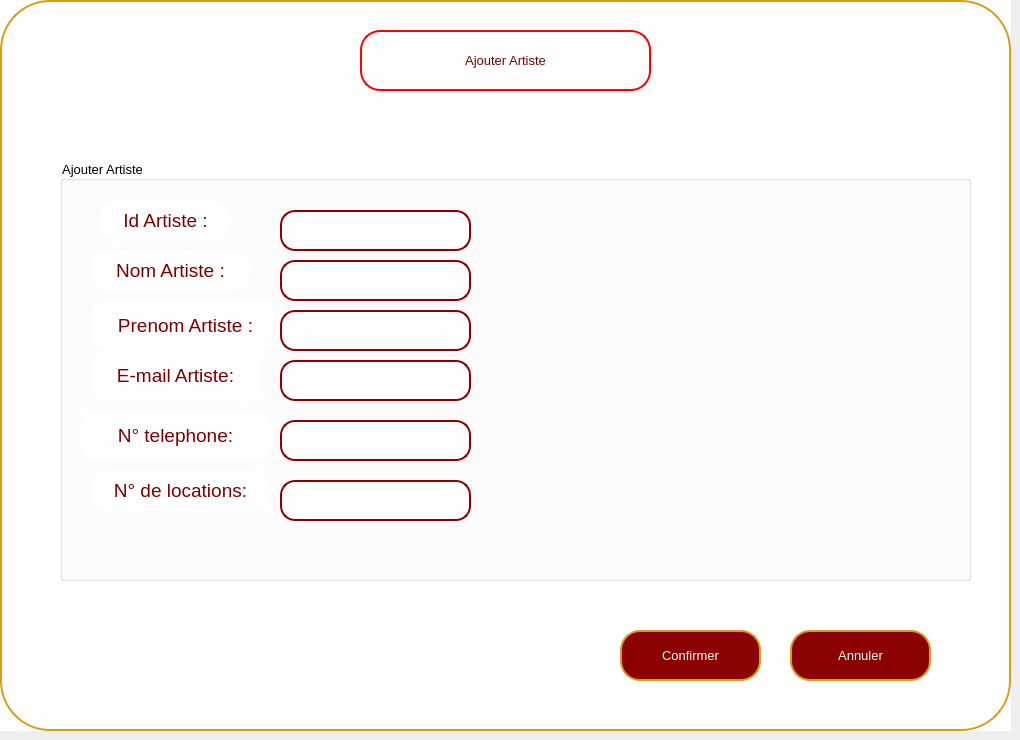
    <widget class="QWidget" name="ajoutartistepage">
     <widget class="QWidget" name="widget_2" native="true">
      <property name="geometry">
       <rect>
        <x>0</x>
        <y>0</y>
        <width>1011</width>
        <height>731</height>
       </rect>
      </property>
      <property name="font">
       <font>
        <pointsize>10</pointsize>
       </font>
      </property>
      <property name="styleSheet">
       <string notr="true">background-color: rgb(255, 255, 255);</string>
      </property>
      <widget class="QPushButton" name="pushButton_34">
       <property name="geometry">
        <rect>
         <x>0</x>
         <y>0</y>
         <width>1011</width>
         <height>731</height>
        </rect>
       </property>
       <property name="styleSheet">
        <string notr="true">/*QPushButton {
    background-color: white;
    color: darkred;
    border: 2px solid darkred;
    border-radius: 50px; 
    padding: 10px; 
}*/
QPushButton {
    background-color: white;
    color: darkred;
    border: 2px solid rgb(215, 157, 27);
    border-radius: 50px;
    padding: 10px; 
}</string>
       </property>
       <property name="text">
        <string/>
       </property>
      </widget>
      <widget class="QPushButton" name="b_confajout_arti">
       <property name="geometry">
        <rect>
         <x>620</x>
         <y>630</y>
         <width>141</width>
         <height>51</height>
        </rect>
       </property>
       <property name="font">
        <font>
         <pointsize>10</pointsize>
        </font>
       </property>
       <property name="styleSheet">
        <string notr="true">QPushButton {
    background-color: darkred;
    color: white;
    border: 2px solid rgb(215, 157, 27);
    border-radius: 20px; 
    padding: 10px; 
}

QPushButton:hover {
    background-color: rgb(215, 157, 27); 
}

QLineEdit {
    border: 2px solid darkred;
    border-radius: 15px; 
    padding: 5px; 
    color: white;
}

QLineEdit:focus {
    border: 2px solid darkred;
    border-radius: 15px; 
    padding: 5px; 
    color: white;
}
</string>
       </property>
       <property name="text">
        <string>Confirmer</string>
       </property>
      </widget>
      <widget class="QPushButton" name="retourartiste2">
       <property name="geometry">
        <rect>
         <x>790</x>
         <y>630</y>
         <width>141</width>
         <height>51</height>
        </rect>
       </property>
       <property name="font">
        <font>
         <pointsize>10</pointsize>
        </font>
       </property>
       <property name="styleSheet">
        <string notr="true">QPushButton {
    background-color: darkred;
    color: white;
    border: 2px solid rgb(215, 157, 27);
    border-radius: 20px; 
    padding: 10px; 
}

QPushButton:hover {
    background-color: rgb(215, 157, 27); 
}

QLineEdit {
    border: 2px solid darkred;
    border-radius: 15px; 
    padding: 5px; 
    color: white;
}

QLineEdit:focus {
    border: 2px solid darkred;
    border-radius: 15px; 
    padding: 5px; 
    color: white;
}
</string>
       </property>
       <property name="text">
        <string>Annuler</string>
       </property>
      </widget>
      <widget class="QPushButton" name="pushButton_10">
       <property name="geometry">
        <rect>
         <x>360</x>
         <y>30</y>
         <width>291</width>
         <height>61</height>
        </rect>
       </property>
       <property name="font">
        <font>
         <family>MS Shell Dlg 2</family>
         <pointsize>10</pointsize>
         <weight>50</weight>
         <italic>false</italic>
         <bold>false</bold>
        </font>
       </property>
       <property name="styleSheet">
        <string notr="true">QPushButton {
    background-color: white;
    color: rgb(125, 0, 0);
    border: 2px solid rgb(255, 0, 0); 
    border-radius: 20px; 
    padding: 10px; 
    transition: background-color 0.3s, color 0.3s; 
}
QPushButton:hover {
    background-color: rgb(215, 157, 27);
    color: white;
    border: 4px solid rgb(215, 157, 27); 
    outline: none; 
}</string>
       </property>
       <property name="text">
        <string>Ajouter Artiste</string>
       </property>
       <property name="icon">
        <iconset resource="src.qrc">
         <normaloff>:/src/ajoutfinale.png</normaloff>:/src/ajoutfinale.png</iconset>
       </property>
       <property name="iconSize">
        <size>
         <width>100</width>
         <height>50</height>
        </size>
       </property>
      </widget>
      <widget class="QGroupBox" name="groupBox">
       <property name="geometry">
        <rect>
         <x>60</x>
         <y>160</y>
         <width>911</width>
         <height>421</height>
        </rect>
       </property>
       <property name="title">
        <string>Ajouter Artiste</string>
       </property>
       <widget class="QPushButton" name="pushButton_29">
        <property name="geometry">
         <rect>
          <x>30</x>
          <y>190</y>
          <width>171</width>
          <height>51</height>
         </rect>
        </property>
        <property name="font">
         <font>
          <family>MS Shell Dlg 2</family>
          <pointsize>14</pointsize>
          <weight>50</weight>
          <italic>false</italic>
          <bold>false</bold>
         </font>
        </property>
        <property name="styleSheet">
         <string notr="true">QPushButton {
    color: rgb(125, 0, 0); 
    border-radius: 20px; 
    padding: 10px; 
    transition: background-color 0.3s, color 0.3s; 
}
</string>
        </property>
        <property name="text">
         <string>E-mail Artiste:</string>
        </property>
        <property name="icon">
         <iconset>
          <normaloff>../artistes/780575.png</normaloff>../artistes/780575.png</iconset>
        </property>
        <property name="iconSize">
         <size>
          <width>100</width>
          <height>50</height>
         </size>
        </property>
       </widget>
       <widget class="QPushButton" name="pushButton_30">
        <property name="geometry">
         <rect>
          <x>40</x>
          <y>40</y>
          <width>131</width>
          <height>41</height>
         </rect>
        </property>
        <property name="font">
         <font>
          <family>MS Shell Dlg 2</family>
          <pointsize>14</pointsize>
          <weight>50</weight>
          <italic>false</italic>
          <bold>false</bold>
         </font>
        </property>
        <property name="styleSheet">
         <string notr="true">QPushButton {
    color: rgb(125, 0, 0); 
    border-radius: 20px; 
    padding: 10px; 
    transition: background-color 0.3s, color 0.3s; 
}
</string>
        </property>
        <property name="text">
         <string>Id Artiste :</string>
        </property>
        <property name="icon">
         <iconset>
          <normaloff>../artistes/780575.png</normaloff>../artistes/780575.png</iconset>
        </property>
        <property name="iconSize">
         <size>
          <width>100</width>
          <height>50</height>
         </size>
        </property>
       </widget>
       <widget class="QPushButton" name="pushButton_31">
        <property name="geometry">
         <rect>
          <x>30</x>
          <y>90</y>
          <width>161</width>
          <height>41</height>
         </rect>
        </property>
        <property name="font">
         <font>
          <family>MS Shell Dlg 2</family>
          <pointsize>14</pointsize>
          <weight>50</weight>
          <italic>false</italic>
          <bold>false</bold>
         </font>
        </property>
        <property name="styleSheet">
         <string notr="true">QPushButton {
    color: rgb(125, 0, 0); 
    border-radius: 20px; 
    padding: 10px; 
    transition: background-color 0.3s, color 0.3s; 
}
</string>
        </property>
        <property name="text">
         <string>Nom Artiste :</string>
        </property>
        <property name="icon">
         <iconset>
          <normaloff>../artistes/780575.png</normaloff>../artistes/780575.png</iconset>
        </property>
        <property name="iconSize">
         <size>
          <width>100</width>
          <height>50</height>
         </size>
        </property>
       </widget>
       <widget class="QPushButton" name="pushButton_32">
        <property name="geometry">
         <rect>
          <x>30</x>
          <y>310</y>
          <width>181</width>
          <height>41</height>
         </rect>
        </property>
        <property name="font">
         <font>
          <family>MS Shell Dlg 2</family>
          <pointsize>14</pointsize>
          <weight>50</weight>
          <italic>false</italic>
          <bold>false</bold>
         </font>
        </property>
        <property name="styleSheet">
         <string notr="true">QPushButton {
    color: rgb(125, 0, 0); 
    border-radius: 20px; 
    padding: 10px; 
    transition: background-color 0.3s, color 0.3s; 
}
</string>
        </property>
        <property name="text">
         <string>N° de locations:</string>
        </property>
        <property name="icon">
         <iconset>
          <normaloff>../artistes/780575.png</normaloff>../artistes/780575.png</iconset>
        </property>
        <property name="iconSize">
         <size>
          <width>100</width>
          <height>50</height>
         </size>
        </property>
       </widget>
       <widget class="QPushButton" name="pushButton_33">
        <property name="geometry">
         <rect>
          <x>30</x>
          <y>140</y>
          <width>191</width>
          <height>51</height>
         </rect>
        </property>
        <property name="font">
         <font>
          <family>MS Shell Dlg 2</family>
          <pointsize>14</pointsize>
          <weight>50</weight>
          <italic>false</italic>
          <bold>false</bold>
         </font>
        </property>
        <property name="styleSheet">
         <string notr="true">QPushButton {
    color: rgb(125, 0, 0); 
    border-radius: 20px; 
    padding: 10px; 
    transition: background-color 0.3s, color 0.3s; 
}
</string>
        </property>
        <property name="text">
         <string>Prenom Artiste :</string>
        </property>
        <property name="icon">
         <iconset>
          <normaloff>../artistes/780575.png</normaloff>../artistes/780575.png</iconset>
        </property>
        <property name="iconSize">
         <size>
          <width>100</width>
          <height>50</height>
         </size>
        </property>
       </widget>
       <widget class="QPushButton" name="pushButton_35">
        <property name="geometry">
         <rect>
          <x>20</x>
          <y>250</y>
          <width>191</width>
          <height>51</height>
         </rect>
        </property>
        <property name="font">
         <font>
          <family>MS Shell Dlg 2</family>
          <pointsize>14</pointsize>
          <weight>50</weight>
          <italic>false</italic>
          <bold>false</bold>
         </font>
        </property>
        <property name="styleSheet">
         <string notr="true">QPushButton {
    color: rgb(125, 0, 0); 
    border-radius: 20px; 
    padding: 10px; 
    transition: background-color 0.3s, color 0.3s; 
}
</string>
        </property>
        <property name="text">
         <string>N° telephone:</string>
        </property>
        <property name="icon">
         <iconset>
          <normaloff>../artistes/780575.png</normaloff>../artistes/780575.png</iconset>
        </property>
        <property name="iconSize">
         <size>
          <width>100</width>
          <height>50</height>
         </size>
        </property>
       </widget>
       <widget class="QLineEdit" name="Idartist">
        <property name="geometry">
         <rect>
          <x>220</x>
          <y>50</y>
          <width>191</width>
          <height>41</height>
         </rect>
        </property>
        <property name="styleSheet">
         <string notr="true">QLineEdit {
    border: 2px solid darkred;
    border-radius: 15px; /* Make it larger for a circular shape */
    padding: 5px; /* Adjust as needed */
    color: grey;
}

QLineEdit:focus {
    border: 2px solid darkred;
    border-radius: 15px; /* Make it larger for a circular shape */
    padding: 5px; /* Adjust as needed */
    color: grey;
}</string>
        </property>
        <property name="text">
         <string/>
        </property>
       </widget>
       <widget class="QLineEdit" name="NomA">
        <property name="geometry">
         <rect>
          <x>220</x>
          <y>100</y>
          <width>191</width>
          <height>41</height>
         </rect>
        </property>
        <property name="styleSheet">
         <string notr="true">QLineEdit {
    border: 2px solid darkred;
    border-radius: 15px; /* Make it larger for a circular shape */
    padding: 5px; /* Adjust as needed */
    color: grey;
}

QLineEdit:focus {
    border: 2px solid darkred;
    border-radius: 15px; /* Make it larger for a circular shape */
    padding: 5px; /* Adjust as needed */
    color: grey;
}</string>
        </property>
        <property name="text">
         <string/>
        </property>
       </widget>
       <widget class="QLineEdit" name="PrenomA">
        <property name="geometry">
         <rect>
          <x>220</x>
          <y>150</y>
          <width>191</width>
          <height>41</height>
         </rect>
        </property>
        <property name="styleSheet">
         <string notr="true">QLineEdit {
    border: 2px solid darkred;
    border-radius: 15px; /* Make it larger for a circular shape */
    padding: 5px; /* Adjust as needed */
    color: grey;
}

QLineEdit:focus {
    border: 2px solid darkred;
    border-radius: 15px; /* Make it larger for a circular shape */
    padding: 5px; /* Adjust as needed */
    color: grey;
}</string>
        </property>
        <property name="text">
         <string/>
        </property>
       </widget>
       <widget class="QLineEdit" name="MailA">
        <property name="geometry">
         <rect>
          <x>220</x>
          <y>200</y>
          <width>191</width>
          <height>41</height>
         </rect>
        </property>
        <property name="styleSheet">
         <string notr="true">QLineEdit {
    border: 2px solid darkred;
    border-radius: 15px; /* Make it larger for a circular shape */
    padding: 5px; /* Adjust as needed */
    color: grey;
}

QLineEdit:focus {
    border: 2px solid darkred;
    border-radius: 15px; /* Make it larger for a circular shape */
    padding: 5px; /* Adjust as needed */
    color: grey;
}</string>
        </property>
        <property name="text">
         <string/>
        </property>
       </widget>
       <widget class="QLineEdit" name="NtlfnA">
        <property name="geometry">
         <rect>
          <x>220</x>
          <y>260</y>
          <width>191</width>
          <height>41</height>
         </rect>
        </property>
        <property name="styleSheet">
         <string notr="true">QLineEdit {
    border: 2px solid darkred;
    border-radius: 15px; /* Make it larger for a circular shape */
    padding: 5px; /* Adjust as needed */
    color: grey;
}

QLineEdit:focus {
    border: 2px solid darkred;
    border-radius: 15px; /* Make it larger for a circular shape */
    padding: 5px; /* Adjust as needed */
    color: grey;
}</string>
        </property>
        <property name="text">
         <string/>
        </property>
       </widget>
       <widget class="QLineEdit" name="NblocA">
        <property name="geometry">
         <rect>
          <x>220</x>
          <y>320</y>
          <width>191</width>
          <height>41</height>
         </rect>
        </property>
        <property name="styleSheet">
         <string notr="true">QLineEdit {
    border: 2px solid darkred;
    border-radius: 15px; /* Make it larger for a circular shape */
    padding: 5px; /* Adjust as needed */
    color: grey;
}

QLineEdit:focus {
    border: 2px solid darkred;
    border-radius: 15px; /* Make it larger for a circular shape */
    padding: 5px; /* Adjust as needed */
    color: grey;
}</string>
        </property>
        <property name="text">
         <string/>
        </property>
       </widget>
      </widget>
     </widget>
    </widget>
